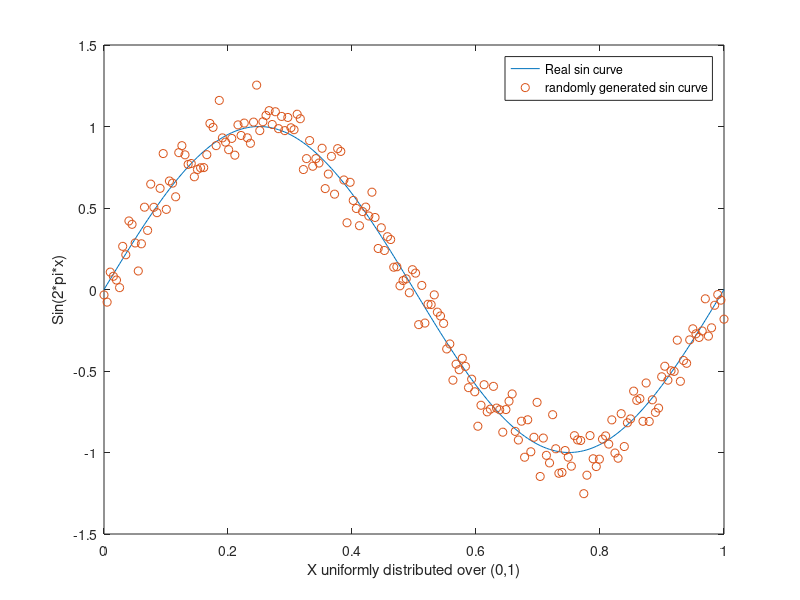
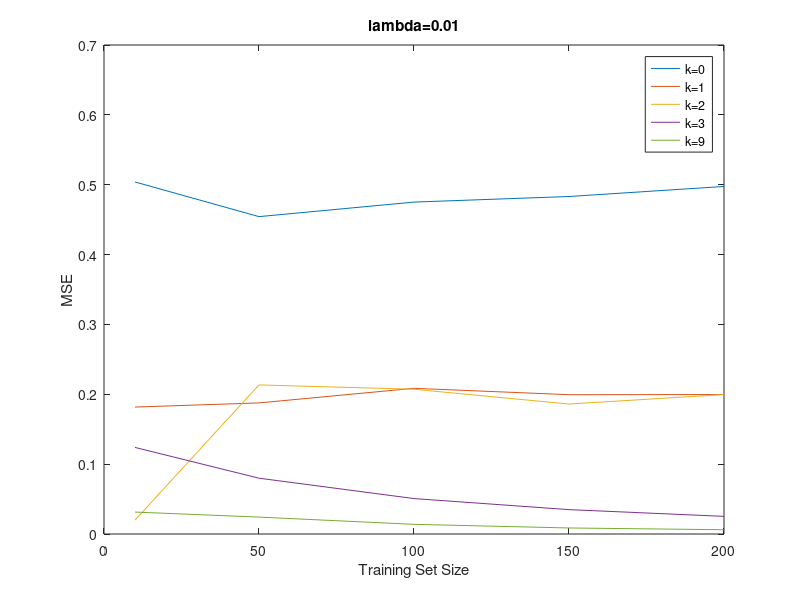
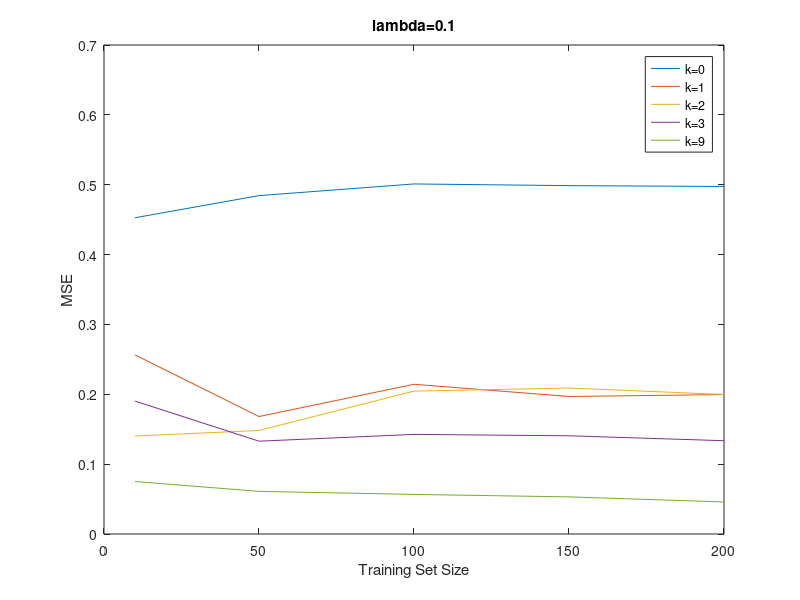
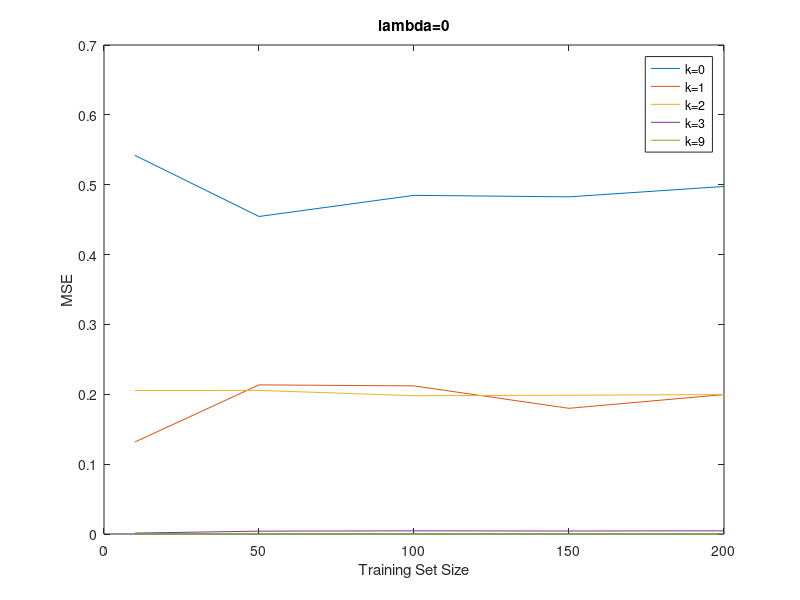

Here is the MATLAB script that generated these plots, in order:


%% Given generated data by sampling the sinusoidal function with x-[0,1]
N = 200;
sigma = 0.1; % given standard deviation
x = (0:(1/199):1); % generating 200 datasets between 0 and 1
y = sin(2*pi*x); % original sinusoidal function 
figure(1)
plot(x,y)
xlabel("X uniformly distributed over (0,1)");
ylabel("Sin(2*pi*x)");
hold on;

outputfile = "tables1.txt";
% Adding noise to the signal 
y_i = sin(2*pi*x) + sigma*randn(size(x)); 
plot(x,y_i,'o')
legend("Real sin curve","randomly generated sin curve");
hold off;
%data = string(zeros(1,125));
data = [];
%Dataset
X = x'; % changing 1*200 to 200*1
Y = y';
%% Polynomial fitting experiment
%k = 0 
MSE = zeros(1,5); % Declare the list for collecting MSEs
training_set_size = [10,50,100,150,200]; % training set sizes
lambda = [0.01,0.1,0,1,5]; % Lambda array
for i=1:size(lambda,2)
    for j=1:size(training_set_size,2) % loop over different lambda and training set sizes
        k=0;
        perm = randperm(N,training_set_size(j)); % declare randomly selected m training set values
        X1 = X(perm,:);
        Y1 = Y(perm,:);
        m = size(X1,1);
        X1 = ones(m,1); % adding the bias term
        lambda_matrix = eye(k+1); 
        lambda_matrix(1) = 0;
        thetainv = pinv(X1'*X1 + lambda(i)*lambda_matrix);
        theta = thetainv * X1'*Y1; % normal equation to find theta
        MSE(j) = ((1/training_set_size(j))*sum((X1*theta-Y1).^2)); % calculate MSE's
        t = sprintf("k=%d , lambda = %f, training set size = %d, MSE = %f ",k,lambda(i),training_set_size(j),MSE(j))
        
        
    end
    figure(i+1) % plotting the MSE in the diagram
    plot(training_set_size,MSE)
    xlabel("Training Set Size");
    titl = sprintf("lambda=%d",lambda(i));
    ylabel("MSE");
    title(titl);
    hold on;
end
% for k = 1
MSE = zeros(1,5);

for i=1:size(lambda,2)
    for j=1:size(training_set_size,2)
        k=1;
        perm = randperm(N,training_set_size(j));
        X1 = X(perm,:);
        Y1 = Y(perm,:);
        m = size(X1,1);
        X1 = [ones(m,1),X1];
        lambda_matrix = eye(k+1);
        lambda_matrix(1) = 0;
        thetainv = pinv(X1'*X1 + lambda(i)*lambda_matrix);
        theta = thetainv * X1'*Y1;
        MSE(j) = ((1/training_set_size(j))*sum((X1*theta-Y1).^2));
        sprintf("k=%d , lambda = %f, training set size = %d, MSE = %f \n",k,lambda(i),training_set_size(j),MSE(j))
    end
    figure(i+1)
    plot(training_set_size,MSE)
    xlabel("Training Set Size");
    titl = sprintf("lambda=%d",lambda(i));
    ylabel("MSE");
    title(titl);
    hold on;
end
MSE = zeros(1,5);
% for k = 2
for i=1:size(lambda,2)
    for j=1:size(training_set_size,2)
        k=2;
        perm = randperm(N,training_set_size(j));
        X1 = X(perm,:);
        Y1 = Y(perm,:);
        m = size(X1,1);
        X1 = [ones(m,1),X1,X1.^2];
        lambda_matrix = eye(k+1);
        lambda_matrix(1) = 0;
        thetainv = pinv(X1'*X1 + lambda(i)*lambda_matrix);
        theta = thetainv * X1'*Y1;
        MSE(j) = ((1/training_set_size(j))*sum((X1*theta-Y1).^2));
        sprintf("k=%d , lambda = %f, training set size = %d, MSE = %f \n",k,lambda(i),training_set_size(j),MSE(j))
    end
    figure(i+1)
    plot(training_set_size,MSE)
    xlabel("Training Set Size");
    titl = sprintf("lambda=%d",lambda(i));
    ylabel("MSE");
    title(titl);
    hold on;
end
% for k = 3
MSE = zeros(1,5);
for i=1:size(lambda,2)
    for j=1:size(training_set_size,2)
        k=3;
        perm = randperm(N,training_set_size(j));
        X1 = X(perm,:);
        Y1 = Y(perm,:);
        m = size(X1,1);
        X1 = [ones(m,1),X1,X1.^2,X1.^3];
        lambda_matrix = eye(k+1);
        lambda_matrix(1) = 0;
        thetainv = pinv(X1'*X1 + lambda(i)*lambda_matrix);
        theta = thetainv * X1'*Y1;
        MSE(j) = ((1/training_set_size(j))*sum((X1*theta-Y1).^2));
        sprintf("k=%d , lambda = %f, training set size = %d, MSE = %f \n",k,lambda(i),training_set_size(j),MSE(j))
    end
    figure(i+1)
    plot(training_set_size,MSE)
    xlabel("Training Set Size");
    titl = sprintf("lambda=%d",lambda(i));
    ylabel("MSE");
    title(titl);
    hold on;
end
% for k=9
MSE = zeros(1,5);
for i=1:size(lambda,2)
    for j=1:size(training_set_size,2)
        k=9; % model
        perm = randperm(N,training_set_size(j)); % generating random positions
        X1 = X(perm,:); % randomly selecting training set size values from X
        Y1 = Y(perm,:); 
        m = size(X1,1); % training set size
        X1 = [ones(m,1),X1,X1.^2,X1.^3,X1.^4,X1.^5,X1.^6,X1.^7,X1.^8,X1.^9]; % generating your X equation
        lambda_matrix = eye(k+1);
        lambda_matrix(1) = 0;
        thetainv = pinv(X1'*X1 + lambda(i)*lambda_matrix);
        theta = thetainv * X1'*Y1;
        MSE(j) = ((1/training_set_size(j))*sum((X1*theta-Y1).^2));
        sprintf("k=%d , lambda = %f, training set size = %d, MSE = %f \n",k,lambda(i),training_set_size(j),MSE(j))
    end
    figure(i+1)
    plot(training_set_size,MSE)
    xlabel("Training Set Size");
    titl = sprintf("lambda=%d",lambda(i));
    ylabel("MSE");
    title(titl);
    legend("k=0","k=1","k=2","k=3","k=9")
    hold off;
end



% Plotting k=9 and lambda=0 to perfectly fit our training dataset
k=9;
X1 = X(1:200,:);
Y1 = Y(1:200,:);
m = size(X1,1);
X1 = [ones(m,1),X1,X1.^2,X1.^3,X1.^4,X1.^5,X1.^6,X1.^7,X1.^8,X1.^9];
lambda_matrix = eye(k+1);
lambda_matrix(1) = 0;
thetainv = pinv(X1'*X1 + lambda(3)*lambda_matrix);
theta = thetainv * X1'*Y1;

figure(10)
title("For K=9 and lambda=0 the polynomial fit")
plot(x,y_i,'o')
hold on
plot(X,X1*theta)
hold off
legend("Given training dataset","Trained polynomial fitting curve")




%% 1.3 dataset

Ntest = 199;
xtest = x + (1/(2*(N-1)));
xtest = xtest(:,1:Ntest);
ytest = sin(2*pi*xtest);

xtest = xtest';
ytest = ytest';


train_MSE = zeros(1,5);
test_MSE = zeros(1,5);
% for k = 2
xtest1 = [ones(199,1),xtest,xtest.^2];
for i=1:size(lambda,2)
    for j=1:size(training_set_size,2)
        k=2;
        perm = randperm(N,training_set_size(j));
        X1 = X(perm,:);
        Y1 = Y(perm,:);
        m = size(X1,1);
        X1 = [ones(m,1),X1,X1.^2];
        
        lambda_matrix = eye(k+1);
        lambda_matrix(1) = 0;
        thetainv = pinv(X1'*X1 + lambda(i)*lambda_matrix);
        theta = thetainv * X1'*Y1;
        
        train_MSE(j) = ((1/training_set_size(j))*sum((X1*theta-Y1).^2));
        test_MSE(j) = ((1/199)*sum((xtest1*theta-ytest).^2));
                
    end
    figure(i+10)
    plot(training_set_size,train_MSE)
    hold on
    plot(training_set_size,test_MSE)
    xlabel("Training Set Size");
    titl = sprintf("lambda=%d",lambda(i));
    ylabel("MSE");
    title(titl);
    hold on
end


% for k=9
train_MSE = zeros(1,5);
test_MSE = zeros(1,5);

xtest2 = [ones(199,1),xtest,xtest.^2,xtest.^3,xtest.^4,xtest.^5,xtest.^6,xtest.^7,xtest.^8,xtest.^9];
for i=1:size(lambda,2)
    for j=1:size(training_set_size,2)
        k=9; % model
        perm = randperm(N,training_set_size(j)); % generating random positions
        X1 = X(perm,:); % randomly selecting training set size values from X
        Y1 = Y(perm,:); 
        m = size(X1,1); % training set size
        X1 = [ones(m,1),X1,X1.^2,X1.^3,X1.^4,X1.^5,X1.^6,X1.^7,X1.^8,X1.^9]; % generating your X equation
        lambda_matrix = eye(k+1);
        lambda_matrix(1) = 0;
        thetainv = pinv(X1'*X1 + lambda(i)*lambda_matrix);
        theta = thetainv * X1'*Y1;
        train_MSE(j) = ((1/training_set_size(j))*sum((X1*theta-Y1).^2));
        test_MSE(j) = ((1/199)*sum((xtest2*theta-ytest).^2));
                
    end
    figure(i+10)
    plot(training_set_size,train_MSE)
    hold on
    plot(training_set_size,test_MSE)
    xlabel("Training Set Size");
    titl = sprintf("lambda=%d",lambda(i));
    ylabel("MSE");
    title(titl);
    legend("k=2 with Training set","k=2 with Testing set","k=9 with Training set","k=9 with Testing set")
    hold off;
end



